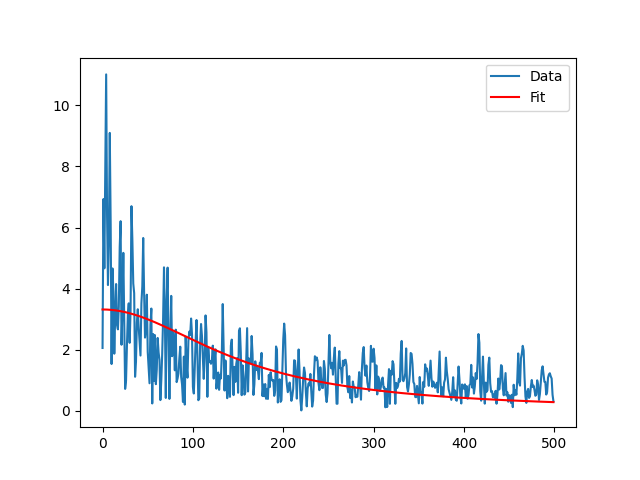

Reproduce this figure in Python.
from calcu2 import freq,amp
import numpy as np
import matplotlib.pyplot as plt
from scipy.optimize import curve_fit


def func(x, F, k):
    return F/(k**2+1e-6*4*np.pi**2*x**2)
x_data = freq
y_data = amp
popt, pcov = curve_fit(func, x_data, y_data)
print("拟合参数:", popt)
y_fit = func(x_data, *popt)
plt.plot(x_data, y_data, label='Data')
plt.plot(x_data, y_fit, color='red', label='Fit')
plt.legend()
plt.show()
